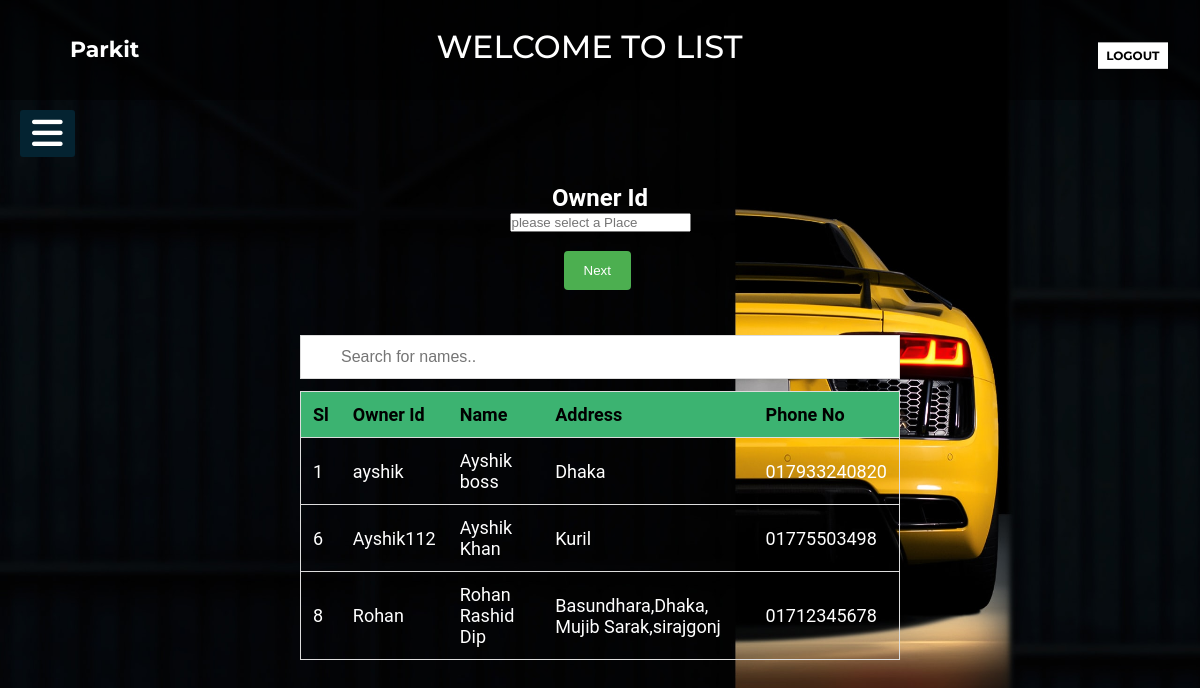
Screenshot of /Views/Parker/olist.php (signed in) with the database file from the repository.
### tables this page shows
CREATE TABLE `owner` (
  `sl` int(50) NOT NULL,
  `username` varchar(100) NOT NULL,
  `email` varchar(100) NOT NULL,
  `phone` varchar(100) NOT NULL,
  `space` varchar(100) NOT NULL,
  `password` varchar(100) NOT NULL,
  `status` varchar(100) NOT NULL,
  `Name` varchar(200) NOT NULL,
  `Address` varchar(300) NOT NULL,
  `Val` varchar(50) NOT NULL
);

### Views/Models/db_connect.php (called while the page is built, shortened)
<?php
	 $serverName="localhost";
	 $userName="root";
	 $password="";
	 $dbName="parkit";
	function get($query)
	{
        $data=array();
		global $serverName,$userName,$password,$dbName;
		$conn = mysqli_connect( $serverName, $userName, $password, $dbName);
        $result=mysqli_query($conn,$query);
        if(mysqli_num_rows($result) > 0)
        {
            while($row = mysqli_fetch_assoc($result))
            {
                $entity=array();
                foreach($row as $k=>$v)
                {
                    $entity[$k] = $row[$k];
                }
                $data[] = $entity;
            }
        }
		return $data;
	}
?>

### Controllers/ParkerController.php (called while the page is built, shortened)
<?php
  require_once '../Models/db_connect.php';
  function getowner()
  {
    $query="SELECT * FROM owner where status='Active' and Val='ok'";
    $product=get($query);
    return $product;
  }
?>

### Views/Parker/olist.php (the view, shortened to what this page needs)
<?php
	require_once ('../../Controllers/ParkerController.php');
	$info = getowner();
?>
<!DOCTYPE html>
<html lang="en">
  <head>
    <link rel="stylesheet" href="olist.css" />
  </head>
  <body>
    <header class="header">
      <div class="bgimage">
        <div class="menu">
          <div class="leftmenu">
            <h3><a href="parkerarea.php">Parkit</a></h3>
          </div>
          <div class="welcome">
            <h1>Welcome to List</h1>
            <div class="rightmenu">
              <button
                id="buttonone"
                <
                onclick="window.location.href='../home.html';"
              >
                Logout
              </button>
            </div>
          </div>
        </div>
      </div>
    </header>
    <label for="check">
      <i class="fas fa-bars" id="btn"></i>
    </label>
    <section>
      <div class="main-section">
        <div class="dashbord">
          <div class="icon-section">
          <form  method="post" action="../../Controllers/ParkerController.php" enctype="multipart/form-data">
            <div class="container">
            <center><h2 style="color:white">Owner Id</h2><input type="text" name="fnamee" id="fname" placeholder="please select a Place" required ><br><br></center>
              <div class="row">
                <input type="submit" name="passingid" value="Next">
              </div>
            </div>
          <center><input type="text" id="myInput" onkeyup="myFunction()" placeholder="Search for names.." title="Type in a name"></center>
<center><table id="myTable">
  <tr class="header">
    <th style="color:black">Sl </th>
    <th style="color:black">Owner Id</th>
    <th style="color:black">Name</th>
<th style="color:black">Address</th>
    <th style="color:black">Phone No</th>
  </tr>
  <tbody>
    <?php
      foreach($info as $info)
      {
        echo "<tr>";
        echo "<td>".$info["sl"]."</td>";
        echo "<td>".$info["username"]."</td>";
  echo "<td>".$info["Name"]."</td>";
echo "<td>".$info["Address"]."</td>";
            echo "<td>".$info["phone"]."</td>";
        echo "</tr>";
      }
    ?>
  </tbody>
</table></center>
            </form>
          </div>
        </div>
      </div>
    </section>
  </body>
</html>

### Views/Parker/olist.css (style rules this page uses)
* { margin: 0; padding: 0; }
body { background: url(../Images/car.jpg); background-size: 100% 110%; width: 100%; height: 100vh; }
* { padding: 0; margin: 0; list-style: none; text-decoration: none; }
body { font-family: "Roboto", sans-serif; }
.menu { width: 100%; height: 100px; background-color: rgba(0, 0, 0, 0.5); }
.leftmenu { width: 20%; line-height: 100px; float: left; }
.leftmenu h3 { padding-left: 70px; font-weight: bold; color: white; font-size: 22px; font-family: "Montserrat", sans-serif; cursor: pointer; }
.leftmenu h3 a { color: white; text-decoration: none; }
.rightmenu { width: 70%; height: 100px; float: right; }
#buttonone { background-color: white; border: none; font-size: 12px; font-weight: bold; text-transform: uppercase; line-height: 20px; width: 70px; font-family: "Montserrat", sans-serif; border: 3px solid white; cursor: pointer; transform: translate(70%, -90%); margin-left: 82%; }
label #btn, label #cancel { position: absolute; background: #042331; border-radius: 3px; cursor: pointer; }
label #btn { left: 20px; top: 110px; font-size: 35px; color: white; padding: 6px 12px; transition: all 0.5s; }
.welcome h1 { color: white; font-family: "Montserrat", sans-serif; text-transform: uppercase; font-weight: 500; text-align: center; padding-right: 261px; padding-top: 27px; }

### Views/Parker/olist.php (style rules this page uses)
* { box-sizing: border-box; }
#myInput { background-image: url('https://www.w3schools.com/css/searchicon.png'); background-position: 10px 10px; background-repeat: no-repeat; width: 50%; font-size: 16px; padding: 12px 20px 12px 40px; border: 1px solid #ddd; margin-bottom: 12px; }
#myTable { border-collapse: collapse; width: 50%; border: 1px solid #ddd; font-size: 18px; color: white; }
#myTable th, #myTable td { text-align: left; padding: 12px; }
#myTable tr { border-bottom: 1px solid #ddd; }
#myTable tr.header, #myTable tr:hover { background-color: mediumseagreen; }
.container { border-radius: 5px; padding: 84px; }
input[type=submit] { background-color: #4CAF50; color: white; padding: 12px 20px; border: none; border-radius: 4px; cursor: pointer; float: right; margin-right: 47%; }

### rows the page displays
owner: sl "1", username "ayshik", Name "Ayshik boss", Address "Dhaka", phone "017933240820"
owner: sl "6", username "Ayshik112", Name "Ayshik Khan", Address "Kuril", phone "01775503498"
owner: sl "8", username "Rohan", Name "Rohan Rashid Dip", Address "Basundhara,Dhaka, Mujib Sarak,sirajgonj", phone "01712345678"
